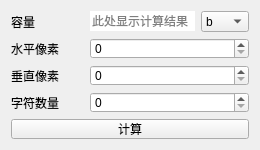
<?xml version="1.0" encoding="UTF-8"?>
<ui version="4.0">
 <class>Form</class>
 <widget class="QWidget" name="Form">
  <property name="geometry">
   <rect>
    <x>0</x>
    <y>0</y>
    <width>260</width>
    <height>150</height>
   </rect>
  </property>
  <property name="minimumSize">
   <size>
    <width>260</width>
    <height>150</height>
   </size>
  </property>
  <property name="maximumSize">
   <size>
    <width>260</width>
    <height>150</height>
   </size>
  </property>
  <property name="windowTitle">
   <string>字符点阵</string>
  </property>
  <property name="windowIcon">
   <iconset resource="ico.qrc">
    <normaloff>:/ico/ico/ZzCalcBox.png</normaloff>:/ico/ico/ZzCalcBox.png</iconset>
  </property>
  <layout class="QGridLayout" name="gridLayout">
   <item row="1" column="0">
    <widget class="QLabel" name="label">
     <property name="text">
      <string>水平像素</string>
     </property>
    </widget>
   </item>
   <item row="1" column="2" colspan="2">
    <widget class="QSpinBox" name="spin_pix_h">
     <property name="maximum">
      <number>999999999</number>
     </property>
     <property name="stepType">
      <enum>QAbstractSpinBox::DefaultStepType</enum>
     </property>
    </widget>
   </item>
   <item row="0" column="2">
    <widget class="QLineEdit" name="lineEdit_size">
     <property name="frame">
      <bool>false</bool>
     </property>
     <property name="readOnly">
      <bool>true</bool>
     </property>
     <property name="placeholderText">
      <string>此处显示计算结果</string>
     </property>
    </widget>
   </item>
   <item row="3" column="0">
    <widget class="QLabel" name="label_3">
     <property name="text">
      <string>字符数量</string>
     </property>
    </widget>
   </item>
   <item row="3" column="2" colspan="2">
    <widget class="QSpinBox" name="spin_count">
     <property name="maximum">
      <number>999999999</number>
     </property>
    </widget>
   </item>
   <item row="2" column="2" colspan="2">
    <widget class="QSpinBox" name="spin_pix_v">
     <property name="maximum">
      <number>999999999</number>
     </property>
    </widget>
   </item>
   <item row="0" column="3">
    <widget class="QComboBox" name="combo_unit">
     <item>
      <property name="text">
       <string>b</string>
      </property>
     </item>
     <item>
      <property name="text">
       <string>B</string>
      </property>
     </item>
     <item>
      <property name="text">
       <string>KB</string>
      </property>
     </item>
     <item>
      <property name="text">
       <string>MB</string>
      </property>
     </item>
     <item>
      <property name="text">
       <string>GB</string>
      </property>
     </item>
     <item>
      <property name="text">
       <string>TB</string>
      </property>
     </item>
    </widget>
   </item>
   <item row="4" column="0" colspan="4">
    <widget class="QPushButton" name="btn_calc">
     <property name="text">
      <string>计算</string>
     </property>
    </widget>
   </item>
   <item row="2" column="0">
    <widget class="QLabel" name="label_2">
     <property name="text">
      <string>垂直像素</string>
     </property>
    </widget>
   </item>
   <item row="0" column="0">
    <widget class="QLabel" name="label_5">
     <property name="text">
      <string>容量</string>
     </property>
    </widget>
   </item>
   <item row="0" column="1">
    <spacer name="horizontalSpacer">
     <property name="orientation">
      <enum>Qt::Horizontal</enum>
     </property>
     <property name="sizeHint" stdset="0">
      <size>
       <width>20</width>
       <height>20</height>
      </size>
     </property>
    </spacer>
   </item>
   <item row="1" column="1">
    <spacer name="horizontalSpacer_2">
     <property name="orientation">
      <enum>Qt::Horizontal</enum>
     </property>
     <property name="sizeHint" stdset="0">
      <size>
       <width>20</width>
       <height>20</height>
      </size>
     </property>
    </spacer>
   </item>
   <item row="2" column="1">
    <spacer name="horizontalSpacer_3">
     <property name="orientation">
      <enum>Qt::Horizontal</enum>
     </property>
     <property name="sizeHint" stdset="0">
      <size>
       <width>20</width>
       <height>20</height>
      </size>
     </property>
    </spacer>
   </item>
   <item row="3" column="1">
    <spacer name="horizontalSpacer_4">
     <property name="orientation">
      <enum>Qt::Horizontal</enum>
     </property>
     <property name="sizeHint" stdset="0">
      <size>
       <width>20</width>
       <height>20</height>
      </size>
     </property>
    </spacer>
   </item>
  </layout>
 </widget>
 <resources>
  <include location="ico.qrc"/>
 </resources>
 <connections>
  <connection>
   <sender>btn_calc</sender>
   <signal>clicked()</signal>
   <receiver>Form</receiver>
   <slot>btn_calc_clicked()</slot>
   <hints>
    <hint type="sourcelabel">
     <x>121</x>
     <y>155</y>
    </hint>
    <hint type="destinationlabel">
     <x>33</x>
     <y>171</y>
    </hint>
   </hints>
  </connection>
 </connections>
 <slots>
  <slot>btn_calc_clicked()</slot>
 </slots>
</ui>
